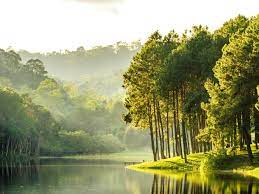
%> input picture nature.png, 259 x 194 px, given in place of nature.jpg, which was not available
$ octave InClassActivity01_5.m   (GNU Octave 9; MATLAB toolbox functions it lacks are replaced by stand-ins)
%> lines starting %> are read from the running program, lines starting %| are printed output that depends on the picture; pictures that were not available may be replaced by others from this repository, and a replacement may not be noted
% Read the original image
image = imread('nature.jpg');
%> image is the input picture: size 194x259x3 uint8; mean R, G, B 152.2, 153.9, 112.1

% Convert the image to grayscale if it is in color
if size(image, 3) > 1
    grayImage = rgb2gray(image);
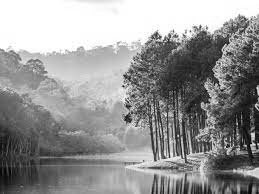
%> grayImage: size 194x259 uint8; min 1, max 255, mean 148.6
else
    grayImage = image;
end

% Display the original grayscale image
figure;
imshow(grayImage);
title('Original Grayscale Image');

% Logarithm transformation
c = 128 / log(1024);
logTransformed = c * log(double(grayImage) + 1);
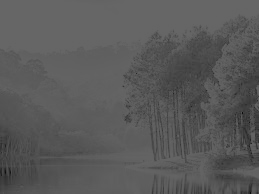
%> logTransformed: size 194x259 double; min 12.8, max 102.4, mean 89.7

% Display the logarithm-transformed image
figure;
imshow(uint8(logTransformed));
title('Logarithm Transformed Image');

% Piecewise linear transformation
% Define the mapping function parameters
a = 0.5;  % Slope of the linear part
b = 60;  % Intercept of the linear part
cutoff = 100;  % Cutoff point for the non-linear part

% Apply the piecewise linear transformation
piecewiseTransformed = grayImage;
piecewiseTransformed(grayImage <= cutoff) = a * grayImage(grayImage <= cutoff) + b;
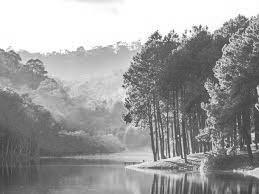
%> piecewiseTransformed: size 194x259 uint8; min 61, max 255, mean 157.6
piecewiseTransformed(grayImage > cutoff) = (grayImage(grayImage > cutoff) - cutoff) / (255 - cutoff);
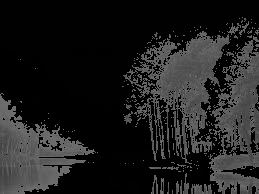
%> piecewiseTransformed: size 194x259 uint8; min 0, max 110, mean 29.6

% Display the piecewise linear-transformed image
figure;
imshow(piecewiseTransformed);
title('Piecewise Linear Transformed Image');
